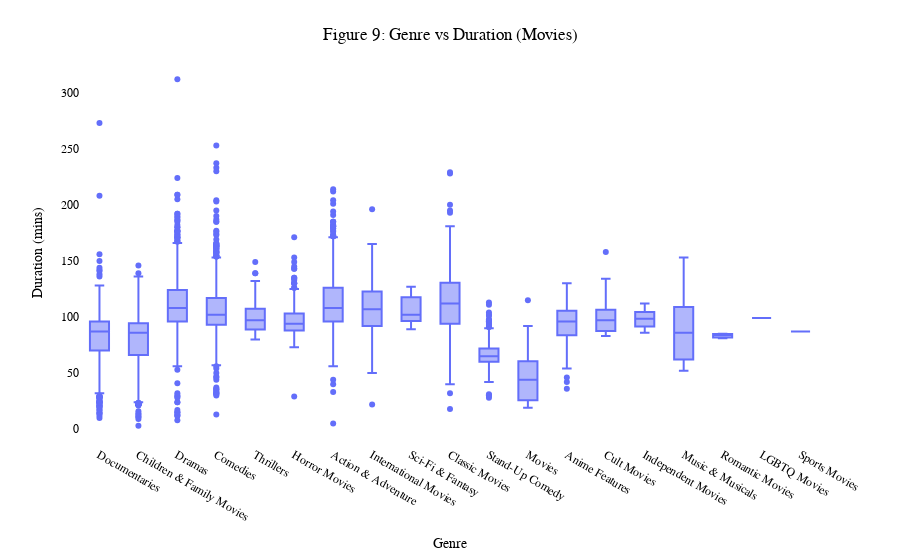

Notebook source saved alongside this figure:
### Markdown cell above
<span style="font-family: monospace; color: #77BBFF; font-size: 12px">
Inferences From Figure 8:
<br>
<br>
Inference 14: TV Shows belonging to Classic & Cult tend to be longer with half of them having atleast 4 seasons.
<br>
<br>
Inference 15: Drama, Comedy, Action & Adventure are the next three genres who tend to have longer TV Shows with half of shows of each of these categories having atleast 2 seasons.
</span>

### Code cell
plot_box(movie_dist['listed_in'], movie_dist['duration'], 'Figure 9: Genre vs Duration (Movies)', 'Genre', 'Duration (mins)')

### Figure 1 — Plotly figure (JSON) as saved in the notebook; plotly's stock layout.template omitted (floating-point values rounded to 4 significant figures; data arrays with more than 128 entries replaced by an {"elided": "..."} marker saying what was removed)
{"data": [{"alignmentgroup": "True", "hovertemplate": "x=%{x}<br>y=%{y}<extra></extra>", "legendgroup": "", "marker": {"color": "#636efa"}, "name": "", "notched": false, "offsetgroup": "", "orientation": "v", "showlegend": false, "type": "box", "x": {"elided": "6105 str values"}, "x0": " ", "xaxis": "x", "y": {"elided": "6105 int values"}, "y0": " ", "yaxis": "y"}], "layout": {"boxmode": "group", "font": {"color": "black", "family": "monospace"}, "legend": {"tracegroupgap": 0}, "margin": {"t": 60}, "paper_bgcolor": "rgba(255,255,255,255)", "plot_bgcolor": "rgba(255,255,255,255)", "showlegend": false, "title": {"text": "Figure 9: Genre vs Duration (Movies)", "x": 0.5, "y": 0.95}, "xaxis": {"anchor": "y", "domain": [0, 1], "showticklabels": true, "title": {"text": "Genre"}, "visible": true}, "yaxis": {"anchor": "x", "domain": [0, 1], "title": {"text": "Duration (mins)"}}}}
